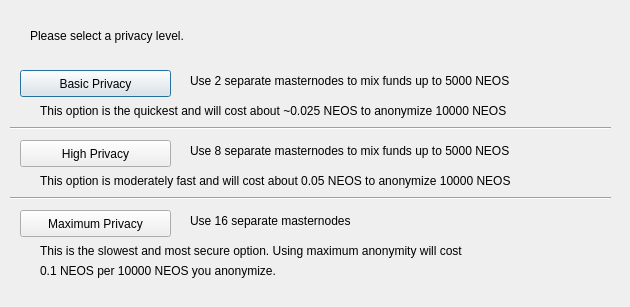
<?xml version="1.0" encoding="UTF-8"?>
<ui version="4.0">
 <class>ObfuscationConfig</class>
 <widget class="QDialog" name="ObfuscationConfig">
  <property name="geometry">
   <rect>
    <x>0</x>
    <y>0</y>
    <width>630</width>
    <height>307</height>
   </rect>
  </property>
  <property name="windowTitle">
   <string>Configure Obfuscation</string>
  </property>
  <widget class="QPushButton" name="buttonBasic">
   <property name="geometry">
    <rect>
     <x>20</x>
     <y>70</y>
     <width>151</width>
     <height>27</height>
    </rect>
   </property>
   <property name="text">
    <string>Basic Privacy</string>
   </property>
  </widget>
  <widget class="QPushButton" name="buttonHigh">
   <property name="geometry">
    <rect>
     <x>20</x>
     <y>140</y>
     <width>151</width>
     <height>27</height>
    </rect>
   </property>
   <property name="text">
    <string>High Privacy</string>
   </property>
  </widget>
  <widget class="QPushButton" name="buttonMax">
   <property name="geometry">
    <rect>
     <x>20</x>
     <y>210</y>
     <width>151</width>
     <height>27</height>
    </rect>
   </property>
   <property name="text">
    <string>Maximum Privacy</string>
   </property>
  </widget>
  <widget class="QLabel" name="label">
   <property name="geometry">
    <rect>
     <x>30</x>
     <y>20</y>
     <width>571</width>
     <height>31</height>
    </rect>
   </property>
   <property name="text">
    <string>Please select a privacy level.</string>
   </property>
  </widget>
  <widget class="QLabel" name="label_2">
   <property name="geometry">
    <rect>
     <x>190</x>
     <y>70</y>
     <width>421</width>
     <height>21</height>
    </rect>
   </property>
   <property name="text">
    <string>Use 2 separate masternodes to mix funds up to 5000 NEOS</string>
   </property>
  </widget>
  <widget class="QLabel" name="label_3">
   <property name="geometry">
    <rect>
     <x>190</x>
     <y>140</y>
     <width>411</width>
     <height>21</height>
    </rect>
   </property>
   <property name="text">
    <string>Use 8 separate masternodes to mix funds up to 5000 NEOS</string>
   </property>
  </widget>
  <widget class="QLabel" name="label_4">
   <property name="geometry">
    <rect>
     <x>190</x>
     <y>210</y>
     <width>421</width>
     <height>21</height>
    </rect>
   </property>
   <property name="text">
    <string>Use 16 separate masternodes</string>
   </property>
  </widget>
  <widget class="QLabel" name="label_6">
   <property name="geometry">
    <rect>
     <x>40</x>
     <y>100</y>
     <width>561</width>
     <height>21</height>
    </rect>
   </property>
   <property name="text">
    <string>This option is the quickest and will cost about ~0.025 NEOS to anonymize 10000 NEOS</string>
   </property>
  </widget>
  <widget class="QLabel" name="label_7">
   <property name="geometry">
    <rect>
     <x>40</x>
     <y>170</y>
     <width>561</width>
     <height>21</height>
    </rect>
   </property>
   <property name="text">
    <string>This option is moderately fast and will cost about 0.05 NEOS to anonymize 10000 NEOS</string>
   </property>
  </widget>
  <widget class="QLabel" name="label_8">
   <property name="geometry">
    <rect>
     <x>40</x>
     <y>240</y>
     <width>561</width>
     <height>21</height>
    </rect>
   </property>
   <property name="text">
    <string>This is the slowest and most secure option. Using maximum anonymity will cost</string>
   </property>
  </widget>
  <widget class="QLabel" name="label_9">
   <property name="geometry">
    <rect>
     <x>40</x>
     <y>260</y>
     <width>561</width>
     <height>21</height>
    </rect>
   </property>
   <property name="text">
    <string>0.1 NEOS per 10000 NEOS you anonymize.</string>
   </property>
  </widget>
  <widget class="Line" name="line">
   <property name="geometry">
    <rect>
     <x>10</x>
     <y>120</y>
     <width>601</width>
     <height>16</height>
    </rect>
   </property>
   <property name="orientation">
    <enum>Qt::Horizontal</enum>
   </property>
  </widget>
  <widget class="Line" name="line_2">
   <property name="geometry">
    <rect>
     <x>10</x>
     <y>190</y>
     <width>601</width>
     <height>16</height>
    </rect>
   </property>
   <property name="orientation">
    <enum>Qt::Horizontal</enum>
   </property>
  </widget>
 </widget>
 <resources/>
 <connections/>
</ui>
